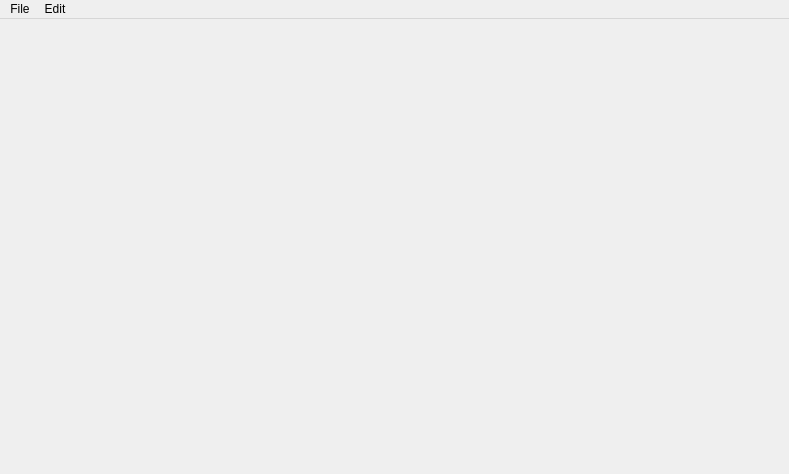
<?xml version="1.0" encoding="UTF-8"?>
<ui version="4.0">
 <class>MainWindow</class>
 <widget class="QMainWindow" name="MainWindow">
  <property name="windowModality">
   <enum>Qt::ApplicationModal</enum>
  </property>
  <property name="geometry">
   <rect>
    <x>0</x>
    <y>0</y>
    <width>789</width>
    <height>474</height>
   </rect>
  </property>
  <property name="windowTitle">
   <string>MainWindow</string>
  </property>
  <property name="windowIcon">
   <iconset resource="../../res/icons.qrc">
    <normaloff>:/icons/icons/witch.png</normaloff>:/icons/icons/witch.png</iconset>
  </property>
  <property name="documentMode">
   <bool>true</bool>
  </property>
  <property name="tabShape">
   <enum>QTabWidget::Rounded</enum>
  </property>
  <widget class="QWidget" name="centralWidget"/>
  <widget class="QMenuBar" name="menuBar">
   <property name="geometry">
    <rect>
     <x>0</x>
     <y>0</y>
     <width>789</width>
     <height>21</height>
    </rect>
   </property>
   <widget class="QMenu" name="menuFile">
    <property name="title">
     <string>File</string>
    </property>
    <addaction name="actionOpen"/>
    <addaction name="separator"/>
    <addaction name="actionText_format"/>
    <addaction name="actionBinary_format"/>
    <addaction name="separator"/>
    <addaction name="actionExit"/>
   </widget>
   <widget class="QMenu" name="menuEdit">
    <property name="title">
     <string>Edit</string>
    </property>
    <addaction name="actionUndo_Ctrl_Z"/>
   </widget>
   <addaction name="menuFile"/>
   <addaction name="menuEdit"/>
  </widget>
  <action name="actionOpen">
   <property name="icon">
    <iconset resource="../../res/icons.qrc">
     <normaloff>:/icons/icons/folder.png</normaloff>:/icons/icons/folder.png</iconset>
   </property>
   <property name="text">
    <string>Open</string>
   </property>
  </action>
  <action name="actionExit">
   <property name="icon">
    <iconset resource="../../res/icons.qrc">
     <normaloff>:/icons/icons/door_out.png</normaloff>:/icons/icons/door_out.png</iconset>
   </property>
   <property name="text">
    <string>Exit</string>
   </property>
  </action>
  <action name="actionBinary_format">
   <property name="enabled">
    <bool>false</bool>
   </property>
   <property name="icon">
    <iconset>
     <normaloff>:/icons/icons/picture_save.png</normaloff>:/icons/icons/picture_save.png</iconset>
   </property>
   <property name="text">
    <string>Save Binary</string>
   </property>
  </action>
  <action name="actionText_format">
   <property name="enabled">
    <bool>false</bool>
   </property>
   <property name="icon">
    <iconset>
     <normaloff>:/icons/icons/layer_save.png</normaloff>:/icons/icons/layer_save.png</iconset>
   </property>
   <property name="text">
    <string>Save ASCII</string>
   </property>
   <property name="iconVisibleInMenu">
    <bool>true</bool>
   </property>
  </action>
  <action name="actionClose">
   <property name="enabled">
    <bool>false</bool>
   </property>
   <property name="icon">
    <iconset>
     <normaloff>:/icons/icons/picture_delete.png</normaloff>:/icons/icons/picture_delete.png</iconset>
   </property>
   <property name="text">
    <string>Close</string>
   </property>
  </action>
  <action name="actionClose_all">
   <property name="text">
    <string>Close all</string>
   </property>
  </action>
  <action name="actionUndo_Ctrl_Z">
   <property name="text">
    <string>Undo (Ctrl+Z)</string>
   </property>
   <property name="shortcut">
    <string>Ctrl+Z</string>
   </property>
  </action>
 </widget>
 <layoutdefault spacing="6" margin="11"/>
 <resources>
  <include location="../../res/icons.qrc"/>
 </resources>
 <connections/>
</ui>
